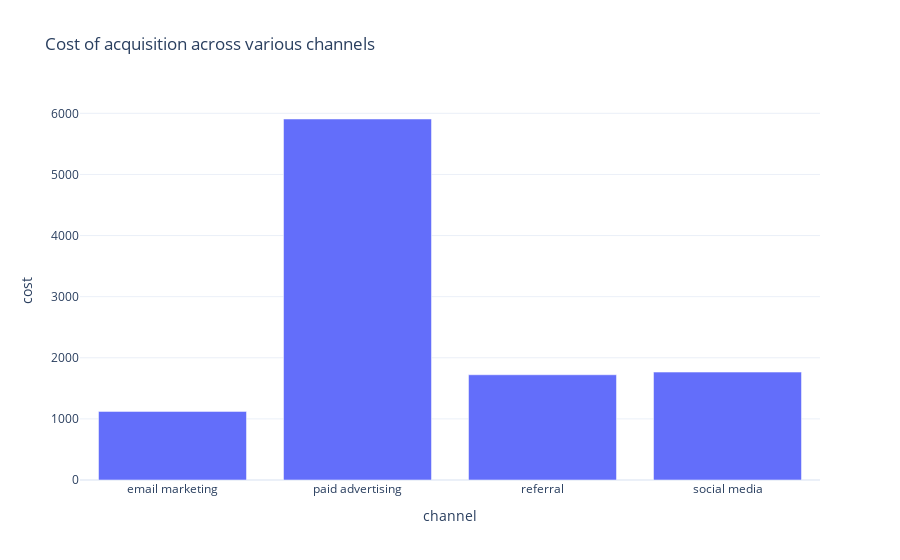

The code cell stored with this chart in its notebook:
### Markdown cell above
# compare the cost of acquisition across various channels and determine which is least and most profitable

### Code cell
total_cost_per_channel = df.groupby('channel')['cost'].sum().reset_index()
total_cost_per_channel
fig = px.bar(total_cost_per_channel, x = total_cost_per_channel['channel'],
              y = total_cost_per_channel['cost'],
             title = 'Cost of acquisition across various channels')
fig.show()

### Figure 1 — Plotly figure (JSON) as saved in the notebook; plotly's stock layout.template omitted (floating-point values rounded to 4 significant figures)
{"data": [{"alignmentgroup": "True", "hovertemplate": "channel=%{x}<br>cost=%{y}<extra></extra>", "legendgroup": "", "marker": {"color": "#636efa", "pattern": {"shape": ""}}, "name": "", "offsetgroup": "", "orientation": "v", "showlegend": false, "textposition": "auto", "type": "bar", "x": ["email marketing", "paid advertising", "referral", "social media"], "xaxis": "x", "y": [1123.0, 5907.0, 1722.0, 1766.0], "yaxis": "y"}], "layout": {"barmode": "relative", "legend": {"tracegroupgap": 0}, "title": {"text": "Cost of acquisition across various channels"}, "xaxis": {"anchor": "y", "domain": [0, 1], "title": {"text": "channel"}}, "yaxis": {"anchor": "x", "domain": [0, 1], "title": {"text": "cost"}}}}
